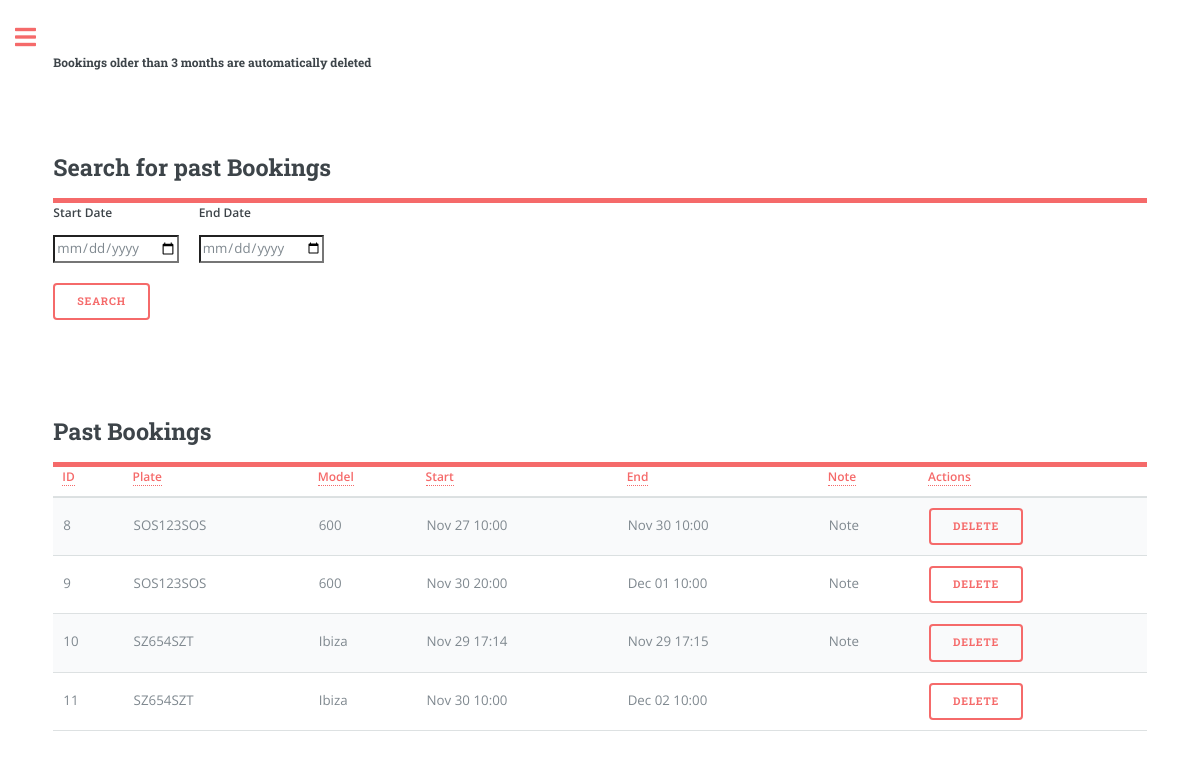
/bookings_history (signed in), run on an earlier commit of the app's database.
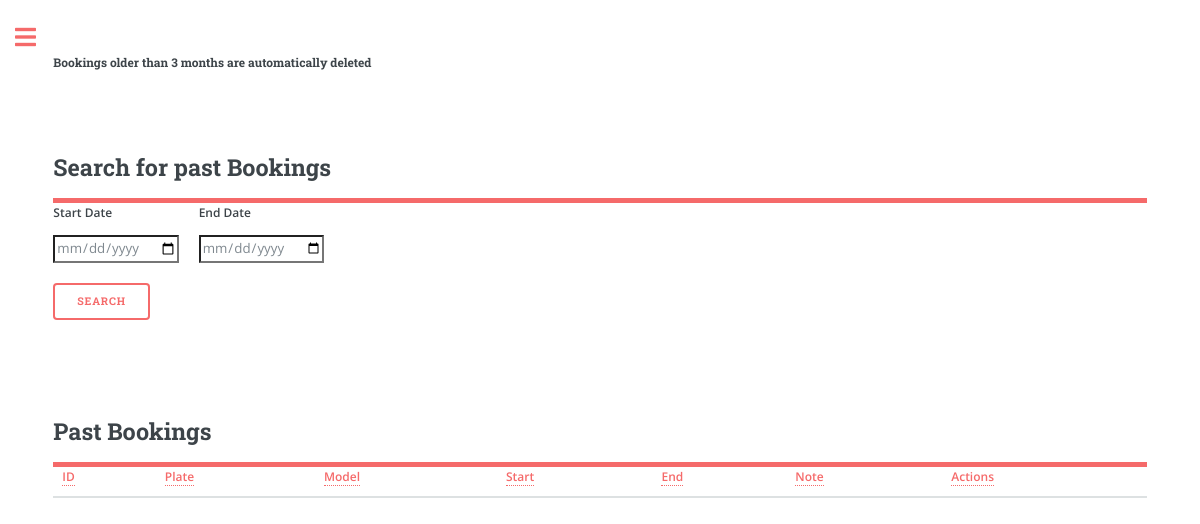
And on a later commit of the database.
### app/models.py (models this page shows, shortened)
class Booking(db.Model):
    id = db.Column(db.Integer, primary_key=True)
    start_datetime = db.Column(db.DateTime, nullable=False)
    end_datetime = db.Column(db.DateTime, nullable=False)
    car_plate = db.Column(db.String(8), db.ForeignKey('car.plate'), nullable=False)
    user_id = db.Column(db.Integer, db.ForeignKey('user.id'), nullable=False)
    note = db.Column(db.String(160))
    money = db.Column(db.Integer, default=0, index=True)
    car = db.relationship('Car', backref='bookings', lazy=True)

class Car(db.Model):
    plate = db.Column(db.String(8), primary_key=True, index=True, unique=True)
    make = db.Column(db.String(15), index=True)
    model = db.Column(db.String(15), index=True)
    fuel = db.Column(db.String(8), index=True)
    year = db.Column(db.Integer, index=True)
    cc = db.Column(db.Integer, index=True)
    user_id = db.Column(db.Integer, db.ForeignKey('user.id'))
    days = db.Column(db.Integer, default=0, index=True)
    money = db.Column(db.Integer, default=0, index=True)

### app/routes.py (the view, shortened to what this page needs)
@app.route('/bookings_history', methods=['GET', 'POST'])
@login_required
def bookings_history():
    current_date = datetime.utcnow()
    expired_bookings = Booking.query.filter(
        (Booking.user_id == current_user.id) &
        (Booking.end_datetime < current_date)
    ).all()
    return render_template('bookings_history.html', user_bookings=expired_bookings, page='bookings_history',
                           user_name=current_user.username if current_user.is_authenticated else None)

### app/models.py (called while the page is built)
@login.user_loader
def load_user(id):
    return User.query.get(int(id))

### app/templates/bookings_history.html (shortened to what this page needs)
{% extends "index.html" %}
{% block content %}
<head>
  <link rel="stylesheet" href="{{ url_for('static', filename='css/main.css') }}">
</head>
<h5>Bookings older than 3 months are automatically deleted</h5>
<form action="{{ url_for('bookings_history') }}" method="POST">
<header id="header">
  <h2>Search for past Bookings</h2>
</header>
<div class="row">
 <div class="col">
  <label for="start_date" class="form-label">Start Date</label>
  <input type="date" class="form-control" id="start_date" name="start_date" required>
</div>
<div class="col">
  <label for="end_date" class="form-label">End Date</label>
  <input type="date" class="form-control" id="end_date" name="end_date" required>
</div>
</div>
<button type="submit" name="search" class="btn btn-danger" style="margin-top: 20px;">Search</button>
</form>
<header id="header">
  <h2>Past Bookings</h2>
</header>
<form action="{{ url_for('bookings_history') }}" method="POST" onsubmit="return confirm('Are you sure you want to delete this booking?');">
<table class="table" id="bookingTable">
    <thead>
      <tr>
        <th scope="col"><a href="#" class="sort-link" data-sort="id">ID</a></th>
        <th scope="col"><a href="#" class="sort-link" data-sort="plate">Plate</a></th>
        <th scope="col"><a href="#" class="sort-link" data-sort="model">Model</a></th>
        <th scope="col"><a href="#" class="sort-link" data-sort="start_datetime">Start</a></th>
        <th scope="col"><a href="#" class="sort-link" data-sort="end_datetime">End</a></th>
        <th scope="col"><a href="#" class="sort-link" data-sort="note">Note</a></th>
        <th scope="col"><a>Actions</a></th>
      </tr>
    </thead>
    <tbody>
      {% for booking in user_bookings %}
      <tr>
          <td data-sort="id">{{ booking.id }}</td>
          <td data-sort="plate">{{ booking.car.plate }}</td>
          <td data-sort="model">{{ booking.car.model }}</td>
          <td data-sort="start_datetime">{{ booking.start_datetime.strftime("%b %d %H:%M") }}</td>
          <td data-sort="end_datetime">{{ booking.end_datetime.strftime("%b %d %H:%M") }}</td>
          <td data-sort="note">
            {% if booking.note %}
            <span class="note-tooltip">
                Note
            </span>
        {% endif %}
          </td>
          <td>
              <button type="submit" class="btn btn-danger" name="delete" value="{{ booking.id }}">Delete</button>
        </td>
      </tr>
      {% endfor %}
  </tbody>
</table>
</form>
{% endblock %}

What changed in the data, as far as the page shows it:
removed Booking: id "8", car.plate "SOS123SOS", car.model "600", start_datetime "Nov 27 10:00", end_datetime "Nov 30 10:00"
removed Booking: id "9", car.plate "SOS123SOS", car.model "600", start_datetime "Nov 30 20:00", end_datetime "Dec 01 10:00"
removed Booking: id "10", car.plate "SZ654SZT", car.model "Ibiza", start_datetime "Nov 29 17:14", end_datetime "Nov 29 17:15"
removed Booking: id "11", car.plate "SZ654SZT", car.model "Ibiza", start_datetime "Nov 30 10:00", end_datetime "Dec 02 10:00"
